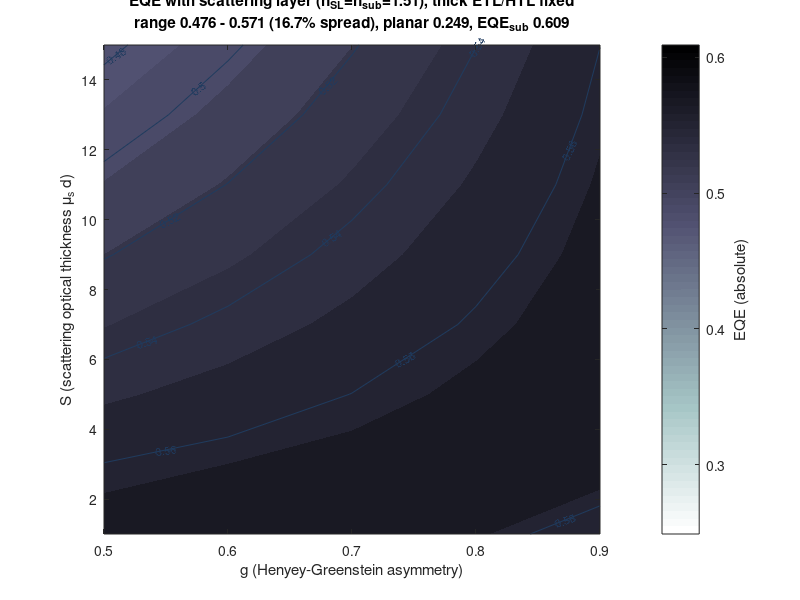

This figure's MATLAB source:
% Contour plot of EQE vs (S, g) for the external scattering layer.
% Run after planar_Sweep_SL_JH_full_lambda.m (loads its saved result).
% The g = 1 column (pure forward scattering = no scattering at all) is a
% degenerate point equivalent to a bare substrate and is excluded.

load('SL_sweep_result.mat')

keep=g_list<0.999;
g_plot=g_list(keep);
E_plot=EQE_SL_map(:,keep);

figure;
contourf(g_plot,S_list,E_plot,linspace(EQE_air,EQE_sub,25),'LineStyle','none');
hold on;
[C,h]=contour(g_plot,S_list,E_plot,0.40:0.02:0.62,'LineColor',[0.12 0.23 0.37]);
clabel(C,h,'FontSize',8,'Color',[0.12 0.23 0.37]);
colormap(flipud(bone)); % single-hue, light->dark
caxis([EQE_air EQE_sub]); % absolute scale: planar EQE .. total substrate light
cb=colorbar;
ylabel(cb,'EQE (absolute)');
xlabel('g (Henyey-Greenstein asymmetry)');
ylabel('S (scattering optical thickness \mu_s d)');
title(sprintf('EQE with scattering layer (n_{SL}=n_{sub}=1.51), thick ETL/HTL fixed\nrange %.3f - %.3f (%.1f%% spread), planar %.3f, EQE_{sub} %.3f', ...
    min(E_plot(:)),max(E_plot(:)),100*(max(E_plot(:))-min(E_plot(:)))/max(E_plot(:)),EQE_air,EQE_sub));
